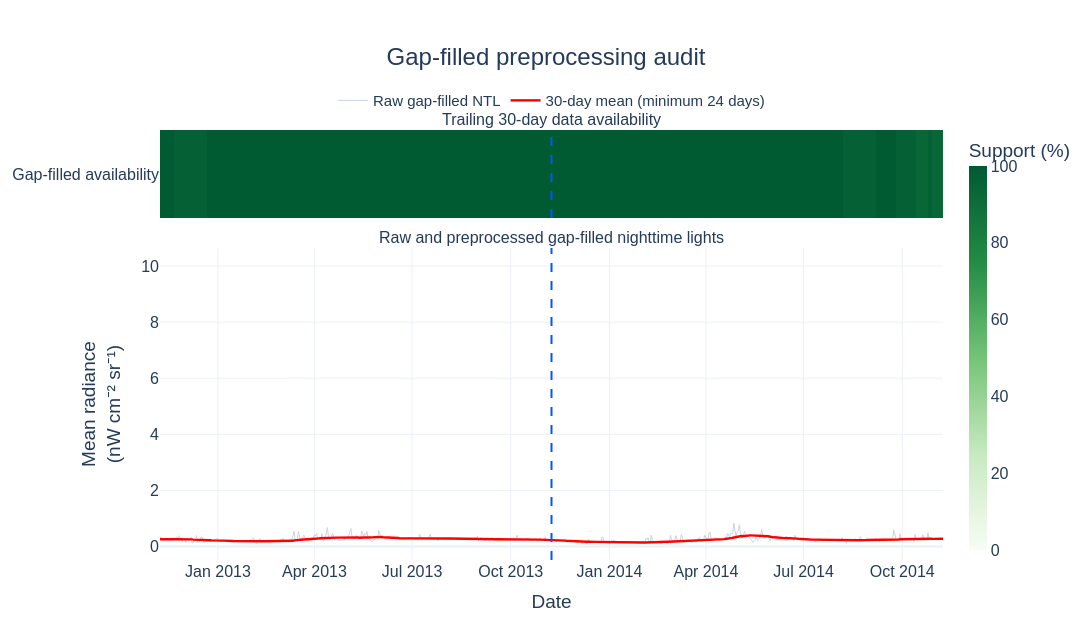

The notebook cell saved with this chart:
### Code cell
# ============================================================
# 6.1 GAP-FILLED BEFORE/AFTER PREPROCESSING
# ============================================================

fig_gap_preprocessing = make_subplots(
    rows=2,
    cols=1,
    shared_xaxes=True,
    vertical_spacing=0.07,
    row_heights=[0.22, 0.78],
    subplot_titles=(
        "Trailing 30-day data availability",
        "Raw and preprocessed gap-filled nighttime lights",
    ),
)

fig_gap_preprocessing.add_trace(
    go.Heatmap(
        x=gap_prepared.index,
        y=["Gap-filled availability"],
        z=[gap_prepared["temporal_support_pct"].to_numpy()],
        coloraxis="coloraxis",
        zsmooth=False,
        hoverongaps=False,
    ),
    row=1,
    col=1,
)

fig_gap_preprocessing.add_trace(
    go.Scatter(
        x=gap_prepared.index,
        y=gap_prepared["ntl_raw"],
        mode="lines",
        name="Raw gap-filled NTL",
        line=dict(
            color=RQ_RAW_COLOR,
            width=1.0,
        ),
        opacity=0.60,
        connectgaps=False,
    ),
    row=2,
    col=1,
)

fig_gap_preprocessing.add_trace(
    go.Scatter(
        x=gap_prepared.index,
        y=gap_prepared["ntl_30d"],
        mode="lines",
        name=f"30-day mean (minimum {GAP_MIN_DAYS_30D} days)",
        line=dict(
            color=GAP_FILLED_COLOR,
            width=2.4,
        ),
        connectgaps=False,
    ),
    row=2,
    col=1,
)

for row_number in (1, 2):
    fig_gap_preprocessing.add_vline(
        x=EVENT_DATE.to_pydatetime(),
        line=dict(
            color=EVENT_LINE_COLOR,
            width=2,
            dash="dash",
        ),
        row=row_number,
        col=1,
    )

fig_gap_preprocessing.update_xaxes(
    range=[DISPLAY_START, DISPLAY_END],
    title_text="Date",
    row=2,
    col=1,
)

fig_gap_preprocessing.update_yaxes(
    title_text="Mean radiance<br>(nW cm⁻² sr⁻¹)",
    row=2,
    col=1,
)

fig_gap_preprocessing.update_layout(
    template="plotly_white",
    paper_bgcolor="rgba(0,0,0,0)",
    plot_bgcolor="white",
    width=1200,
    height=630,
    title=dict(
        text="Gap-filled preprocessing audit",
        x=0.5,
        xanchor="center",
        font=dict(size=24),
    ),
    legend=dict(
        orientation="h",
        yanchor="bottom",
        y=1.03,
        xanchor="center",
        x=0.5,
        font=dict(size=15),
    ),
    coloraxis=dict(
        colorscale=SC_COLORSCALE,
        cmin=0,
        cmax=100,
        colorbar=dict(
            title="Support (%)",
            thickness=18,
        ),
    ),
    font=dict(
        family="Arial",
        size=16,
        color="#243B5A",
    ),
    margin=dict(l=105, r=90, t=130, b=70),
    hovermode="x unified",
)

fig_gap_preprocessing.show()

### Figure 1 — Plotly figure (JSON) as saved in the notebook; plotly's stock layout.template omitted (floating-point values rounded to 4 significant figures; data arrays with more than 128 entries replaced by an {"elided": "..."} marker saying what was removed)
{"data": [{"coloraxis": "coloraxis", "hoverongaps": false, "type": "heatmap", "x": {"elided": "1025 str values"}, "xaxis": "x", "y": ["Gap-filled availability"], "yaxis": "y", "z": {"elided": "1x1025 float values"}, "zsmooth": false}, {"connectgaps": false, "line": {"color": "#A8B6CC", "width": 1}, "mode": "lines", "name": "Raw gap-filled NTL", "opacity": 0.6, "type": "scatter", "x": {"elided": "1025 str values"}, "xaxis": "x2", "y": {"elided": "1025 float values"}, "yaxis": "y2"}, {"connectgaps": false, "line": {"color": "#FF0000", "width": 2.4}, "mode": "lines", "name": "30-day mean (minimum 24 days)", "type": "scatter", "x": {"elided": "1025 str values"}, "xaxis": "x2", "y": {"elided": "1025 float values"}, "yaxis": "y2"}], "layout": {"annotations": [{"font": {"size": 16}, "showarrow": false, "text": "Trailing 30-day data availability", "x": 0.5, "xanchor": "center", "xref": "paper", "y": 1.0, "yanchor": "bottom", "yref": "paper"}, {"font": {"size": 16}, "showarrow": false, "text": "Raw and preprocessed gap-filled nighttime lights", "x": 0.5, "xanchor": "center", "xref": "paper", "y": 0.7254, "yanchor": "bottom", "yref": "paper"}], "coloraxis": {"cmax": 100, "cmin": 0, "colorbar": {"thickness": 18, "title": {"text": "Support (%)"}}, "colorscale": [[0, "#F7FCF5"], [0.1, "#E5F5E0"], [0.25, "#C7E9C0"], [0.5, "#74C476"], [0.75, "#238B45"], [1, "#005A32"]]}, "font": {"color": "#243B5A", "family": "Arial", "size": 16}, "height": 630, "hovermode": "x unified", "legend": {"font": {"size": 15}, "orientation": "h", "x": 0.5, "xanchor": "center", "y": 1.03, "yanchor": "bottom"}, "margin": {"b": 70, "l": 105, "r": 90, "t": 130}, "paper_bgcolor": "rgba(0,0,0,0)", "plot_bgcolor": "white", "shapes": [{"line": {"color": "#0057FF", "dash": "dash", "width": 2}, "type": "line", "x0": "2013-11-08T00:00:00", "x1": "2013-11-08T00:00:00", "xref": "x", "y0": 0, "y1": 1, "yref": "y domain"}, {"line": {"color": "#0057FF", "dash": "dash", "width": 2}, "type": "line", "x0": "2013-11-08T00:00:00", "x1": "2013-11-08T00:00:00", "xref": "x2", "y0": 0, "y1": 1, "yref": "y2 domain"}], "title": {"font": {"size": 24}, "text": "Gap-filled preprocessing audit", "x": 0.5, "xanchor": "center"}, "width": 1200, "xaxis": {"anchor": "y", "domain": [0, 1], "matches": "x2", "showticklabels": false}, "xaxis2": {"anchor": "y2", "domain": [0, 1], "range": ["2012-11-08T00:00:00", "2014-11-08T00:00:00"], "title": {"text": "Date"}}, "yaxis": {"anchor": "x", "domain": [0.7954, 1.0]}, "yaxis2": {"anchor": "x2", "domain": [0, 0.7254], "title": {"text": "Mean radiance<br>(nW cm⁻² sr⁻¹)"}}}}
